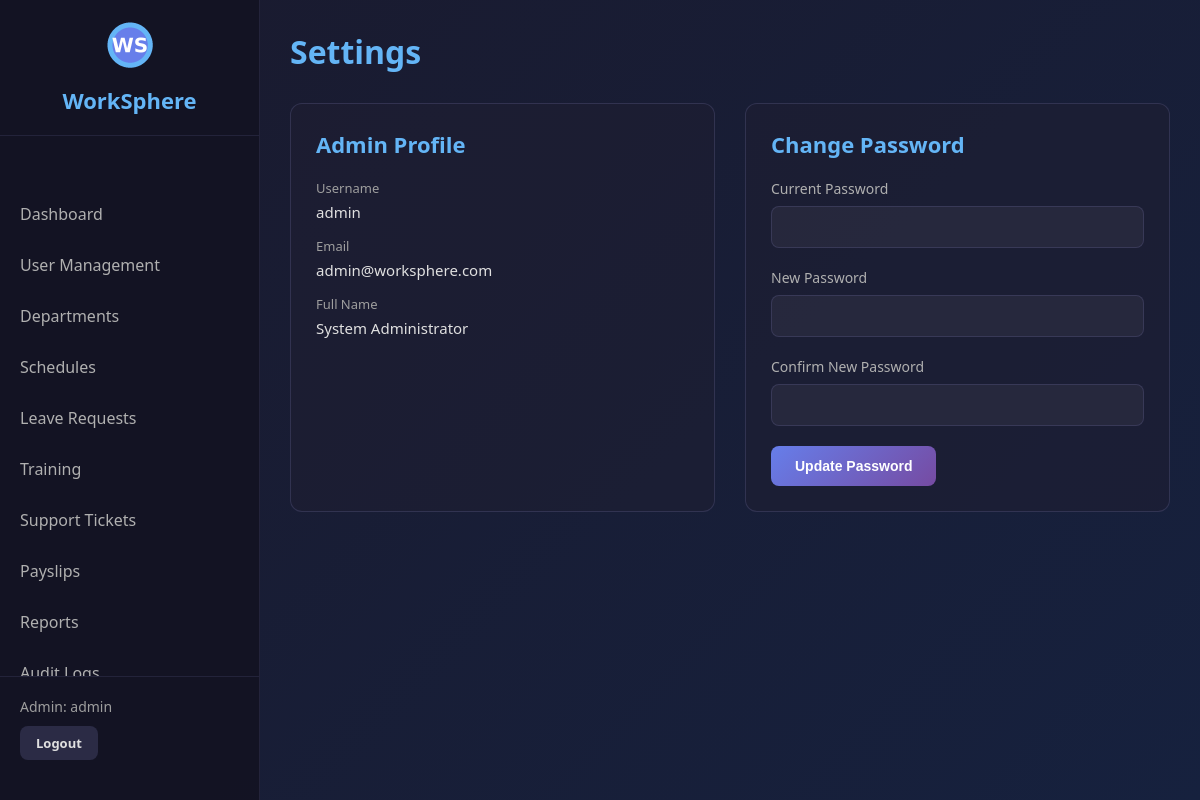
The app's page /admin/settings (signed in) with its own data.
### tables this page shows
CREATE TABLE users (
            id INTEGER PRIMARY KEY AUTOINCREMENT,
            username TEXT UNIQUE NOT NULL,
            email TEXT UNIQUE NOT NULL,
            password TEXT NOT NULL,
            role TEXT NOT NULL,
            full_name TEXT NOT NULL,
            department_id INTEGER,
            phone TEXT,
            address TEXT,
            hire_date TEXT,
            status TEXT DEFAULT 'active',
            mfa_enabled INTEGER DEFAULT 0,
            mfa_secret TEXT,
            created_at TIMESTAMP DEFAULT CURRENT_TIMESTAMP
        );

### app.py (the view, shortened to what this page needs)
@app.route('/admin/settings', methods=['GET', 'POST'])
@admin_required
def admin_settings():
    conn = get_db()
    cursor = conn.cursor()
    user = cursor.execute('SELECT * FROM users WHERE id = ?', (session['user_id'],)).fetchone()
    return render_template('admin_settings.html', user=user)

### app.py (called while the page is built)
def get_db():
    if 'db' not in g:
        g.db = sqlite3.connect(
            DATABASE,
            timeout=20,                   # wait up to 20s if locked
            check_same_thread=False
        )
        g.db.row_factory = sqlite3.Row
        g.db.execute("PRAGMA journal_mode=WAL")    # WAL allows concurrent reads
        g.db.execute("PRAGMA busy_timeout=20000")  # 20s busy timeout at SQLite level
    return g.db

def admin_required(f):
    @wraps(f)
    def decorated_function(*args, **kwargs):
        if 'user_id' not in session:
            flash('Please login to access this page', 'error')
            return redirect('/login')
        if session.get('actual_role') != 'admin':
            flash('Admin access required', 'error')
            return redirect('/employee/dashboard')
        return f(*args, **kwargs)
    return decorated_function

### templates/admin_settings.html (shortened to what this page needs)
<!DOCTYPE html>
<html lang="en">
<head>
    <link rel="stylesheet" href="/static/css/style.css">
</head>
<body>
    <div class="dashboard-container">
        <nav class="sidebar">
            <div class="logo-container">
                <img src="/static/images/logo.png" alt="WorkSphere Logo" class="logo-small">
                <h2>WorkSphere</h2>
            </div>
            <ul class="nav-menu">
                <li><a href="/admin/dashboard">Dashboard</a></li>
                <li><a href="/admin/users">User Management</a></li>
                <li><a href="/admin/departments">Departments</a></li>
                <li><a href="/admin/schedules">Schedules</a></li>
                <li><a href="/admin/leave-requests">Leave Requests</a></li>
                <li><a href="/admin/training">Training</a></li>
                <li><a href="/admin/support">Support Tickets</a></li>
                <li><a href="/admin/payslips">Payslips</a></li>
                <li><a href="/admin/reports">Reports</a></li>
                <li><a href="/admin/audit-logs">Audit Logs</a></li>
            </ul>
            <div class="user-info">
                <p>Admin: {{ session.username }}</p>
                <a href="/logout" class="btn btn-secondary btn-sm">Logout</a>
            </div>
        </nav>
        <main class="main-content">
            <header class="page-header">
                <h1>Settings</h1>
            </header>
            <div class="settings-grid">
                <div class="section">
                    <h2>Admin Profile</h2>
                    <div class="info-grid">
                        <div class="info-item">
                            <label>Username</label>
                            <p>{{ user.username }}</p>
                        </div>
                        <div class="info-item">
                            <label>Email</label>
                            <p>{{ user.email }}</p>
                        </div>
                        <div class="info-item">
                            <label>Full Name</label>
                            <p>{{ user.full_name }}</p>
                        </div>
                    </div>
                </div>
                <div class="section">
                    <h2>Change Password</h2>
                    <form method="POST" action="/admin/settings">
                        <div class="form-group">
                            <label for="current_password">Current Password</label>
                            <input type="password" id="current_password" name="current_password" required>
                        </div>
                        <div class="form-group">
                            <label for="new_password">New Password</label>
                            <input type="password" id="new_password" name="new_password" required>
                        </div>
                        <div class="form-group">
                            <label for="confirm_password">Confirm New Password</label>
                            <input type="password" id="confirm_password" name="confirm_password" required>
                        </div>
                        <button type="submit" class="btn btn-primary">Update Password</button>
                    </form>
                </div>
            </div>
        </main>
    </div>
</body>
</html>

### static/css/style.css (style rules this page uses)
* { margin: 0; padding: 0; box-sizing: border-box; }
body { font-family: 'Segoe UI', Tahoma, Geneva, Verdana, sans-serif; background: linear-gradient(135deg, #1a1a2e 0%, #16213e 100%); color: #e0e0e0; min-height: 100vh; }
.logo-container { text-align: center; margin-bottom: 30px; }
.form-group { margin-bottom: 20px; }
.form-group label { display: block; margin-bottom: 8px; color: #b0b0b0; font-size: 14px; }
.form-group input, .form-group select, .form-group textarea { width: 100%; padding: 12px 15px; background: rgba(50, 50, 70, 0.5); border: 1px solid rgba(100, 100, 150, 0.3); border-radius: 8px; color: #e0e0e0; font-size: 14px; transition: all 0.3s ease; }
.btn { padding: 12px 24px; border: none; border-radius: 8px; cursor: pointer; font-size: 14px; font-weight: 600; transition: all 0.3s ease; text-decoration: none; display: inline-block; }
.btn-primary { background: linear-gradient(135deg, #667eea 0%, #764ba2 100%); color: white; }
.btn-secondary { background: rgba(100, 100, 150, 0.3); color: #e0e0e0; }
.btn-sm { padding: 8px 16px; font-size: 13px; }
.dashboard-container { display: flex; min-height: 100vh; }
.sidebar { width: 260px; background: rgba(20, 20, 35, 0.95); border-right: 1px solid rgba(100, 100, 150, 0.2); padding: 20px 0; position: fixed; height: 100vh; overflow-y: auto; display: flex; flex-direction: column; }
.logo-small { width: 50px; height: 50px; margin-bottom: 10px; }
.sidebar .logo-container { padding: 0 20px 20px 20px; border-bottom: 1px solid rgba(100, 100, 150, 0.2); flex-shrink: 0; }
.sidebar .logo-container h2 { color: #64b5f6; font-size: 22px; }
.nav-menu { list-style: none; padding: 20px 0; flex: 1; overflow-y: auto; }
.nav-menu li { margin: 5px 0; }
.nav-menu a { display: block; padding: 12px 20px; color: #b0b0b0; text-decoration: none; transition: all 0.3s ease; }
.user-info { padding: 20px; border-top: 1px solid rgba(100, 100, 150, 0.2); background: rgba(20, 20, 35, 0.95); flex-shrink: 0; margin-top: auto; }
.user-info p { margin-bottom: 10px; font-size: 14px; color: #9e9e9e; }
.main-content { margin-left: 260px; flex: 1; padding: 30px; }
.page-header { display: flex; justify-content: space-between; align-items: center; margin-bottom: 30px; }
.page-header h1 { color: #64b5f6; font-size: 32px; }
.section { background: rgba(30, 30, 50, 0.6); border: 1px solid rgba(100, 100, 150, 0.3); border-radius: 12px; padding: 25px; margin-bottom: 30px; }
.section h2 { color: #64b5f6; font-size: 22px; margin-bottom: 20px; }
.info-grid { display: grid; gap: 15px; }
.info-item label { display: block; color: #9e9e9e; font-size: 13px; margin-bottom: 5px; }
.info-item p { color: #e0e0e0; font-size: 15px; }
.settings-grid { display: grid; grid-template-columns: repeat(auto-fit, minmax(400px, 1fr)); gap: 30px; }

### records on screen
users: username "admin", email "admin@worksphere.com", full_name "System Administrator"

### other values on screen
{{ session.username }} "admin"
